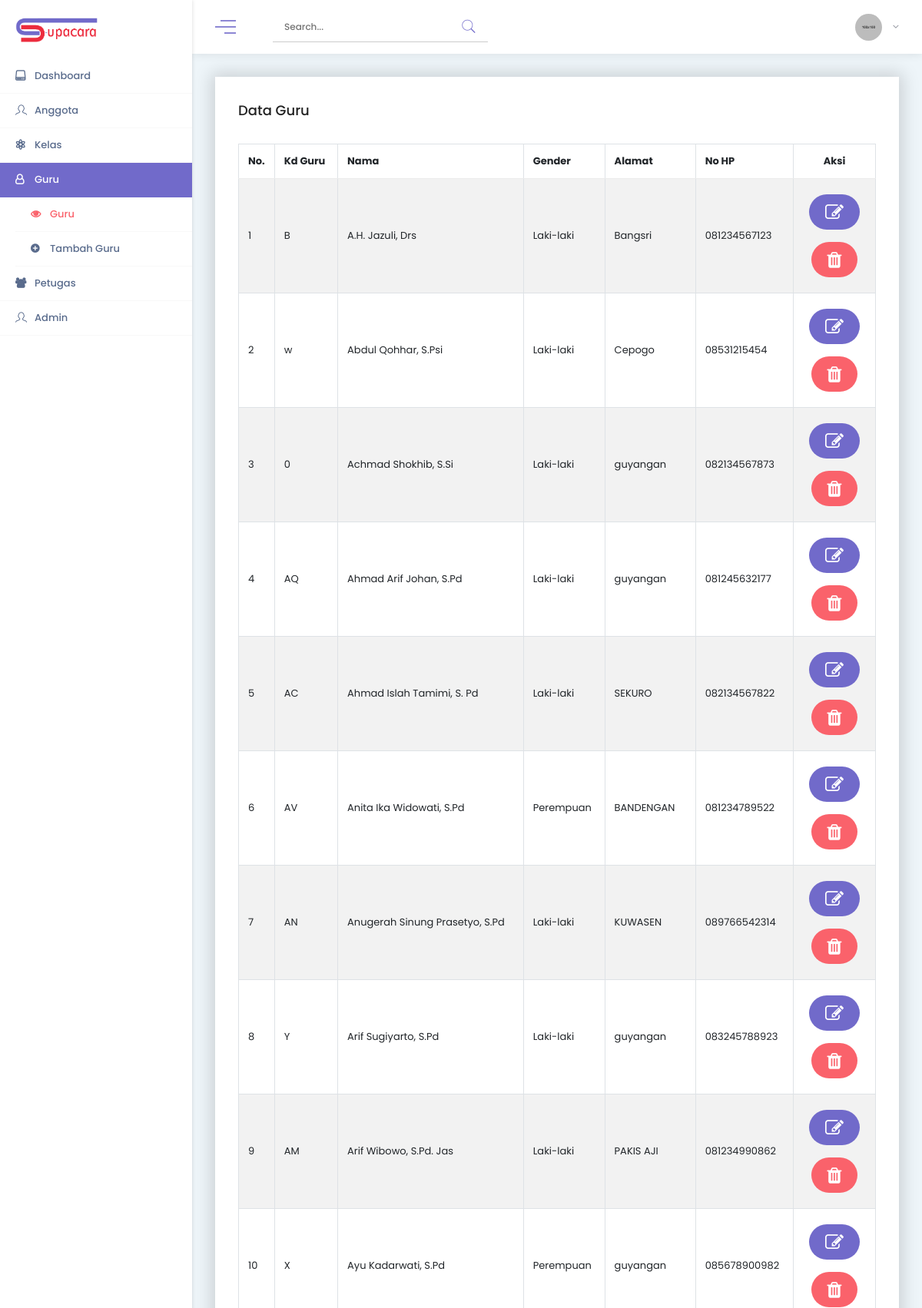
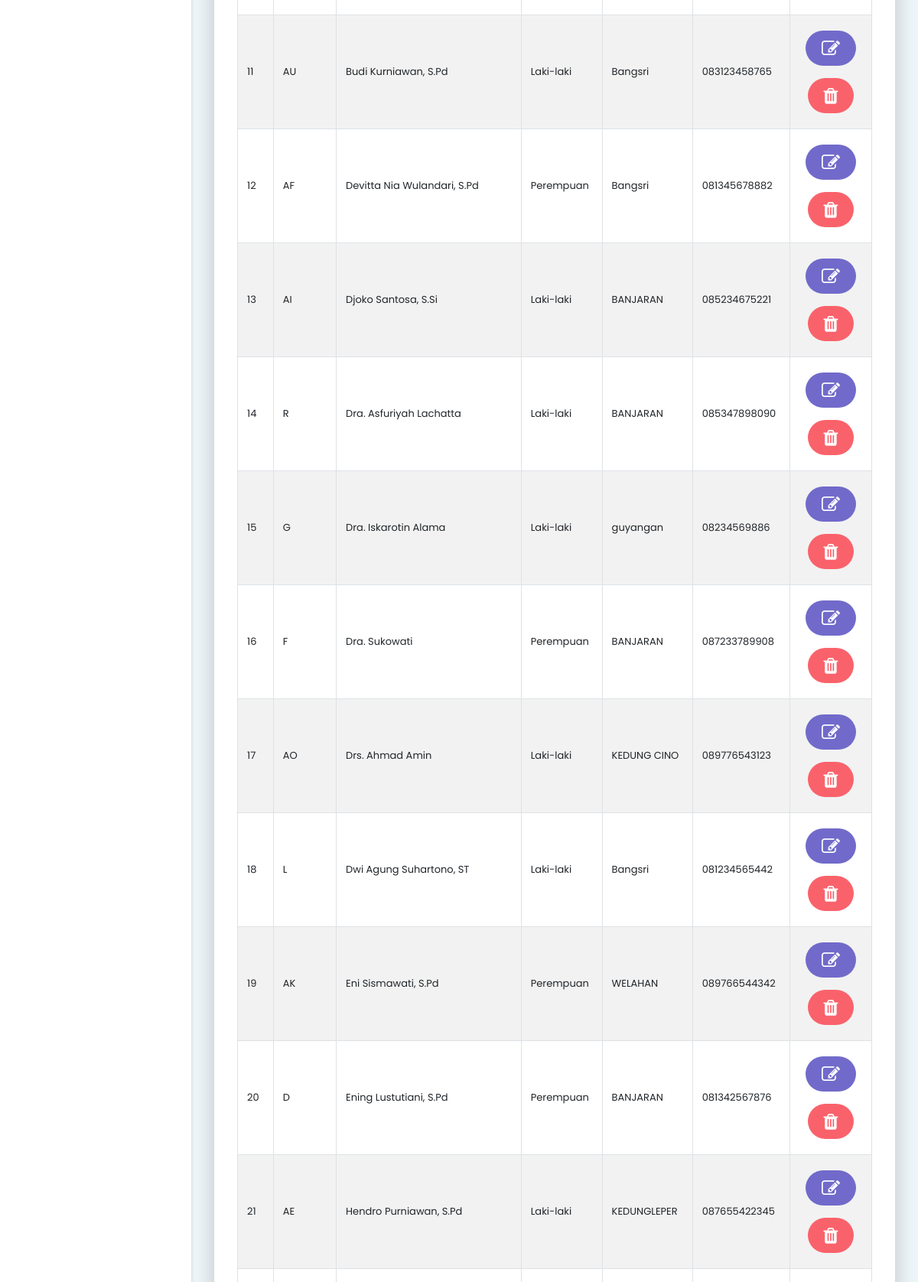
Page /view/guru/guru-view.php (signed in, upper part) on the committed database (2 pictures, top to bottom).
### tables this page shows
CREATE TABLE `tb_guru` (
  `id` int(11) NOT NULL,
  `kd_guru` varchar(255) NOT NULL,
  `nama` varchar(255) NOT NULL,
  `gender` varchar(255) NOT NULL,
  `alamat` varchar(255) NOT NULL,
  `no_hp` varchar(255) NOT NULL
);

### init.php (called while the page is built, shortened)
<?php
	$guru 	= new Guru();

### model/Guru.php (called while the page is built, shortened)
<?php
class Guru extends Connection
{
	public $table = "tb_guru";
	public function conn()
	{
		$db = parent::connect();
		return $db;
	}
	function tampil_all()
	{
		$data = mysqli_query($this->conn() , "select * from " . $this->table);
		while ($dats = mysqli_fetch_array($data)) {
			$hasil[] = $dats;
		}
		if (!isset($hasil)) {
			return false;
		}else{
			return $hasil;
		}
	}
}
?>

### view/guru/guru-view.php (the view, shortened to what this page needs)
<?php
    require_once '../../init.php';
 ?>
<!DOCTYPE html>
<html lang="en">
<head>
    <?php require_once '../partials/css.php'; ?>
</head>
<body>
    <div class="page-wrapper">
        <div class="layout-container-area">
            <div class="side-menu-area">
                <div class="logo-bar">
                    <div class="logo">
                        <span class="big-logo">
                            <img src="../../public/img/core-img/logo3.png" alt="">
                        </span>
                    </div>
                </div>
                <ul class="sidebar-menu" data-widget="tree">
                    <li>
                        <a href="../../dashboard.php"><i class="icon_drive"></i><span>Dashboard</span></a>
                    </li>
                    <li class="treeview">
                        <a href=""><i class="icon-profile-male"></i><span>Anggota</span></a>
                    </li>
                    <li class="treeview">
                        <a href=""><i class="icon_genius"></i><span>Kelas</span></a>
                    </li>
                    <li class="treeview active">
                        <a href=""><i class="fa fa-user-o"></i><span>Guru</span></a>
                        <ul class="treeview-menu">
                            <li class="active"><a href="guru-view.php"><i class="fa fa-eye"></i>Guru</a></li>
                            <li><a href="createGuru-view.php"><i class="fa fa-plus-circle"></i>Tambah Guru</a></li>
                        </ul>
                    </li>
                    <li class="treeview">
                        <a href=""><i class="fa fa-group"></i><span>Petugas</span></a>
                    </li>
                    <li class="treeview">
                        <a href=""><i class="icon-profile-male"></i><span>Admin</span></a>
                    </li>
                </ul>
            </div>
            <div class="layout-container sidemenu-container">
                <div class="page-top-bar-area d-flex align-items-center justify-content-between">
                    <div class="logo-trigger-search-area d-flex align-items-center">
                        <div class="logo-trigger-area d-flex align-items-center">
                            <div class="top-trigger">
                                <span></span>
                                <span></span>
                                <span></span>
                            </div>
                        </div>
                        <div class="top-search-bar ml-5">
                            <form action="#" method="get">
                                <input type="search" name="search" class="top-search" placeholder="Search...">
                                <button type="submit"><i class="pe-7s-search"></i></button>
                            </form>
                        </div>
                    </div>
                    <div class="user-meta-data d-flex align-items-center">
                        <div class="topbar-profile">
                            <div class="user---thumb">
                                <img src="../../public/img/member-img/women.jpg" alt="">
                                <p><i class="fa fa-angle-down"></i></p>
                            </div>
                        </div>
                    </div>
                </div>
                <div class="wrapper wrapper-content">
                    <div class="container-fluid">
                        <div class="row justify-content-center">
                            <div class="col-12">
                                <div class="ibox-home bg-boxshadow">
                                    <div class="ibox-title mb-30">
                                        <h5>Data Guru</h5>
                                    </div>
                                    <div class="ibox-content">
                                        <div class="table-responsive">
                                            <table class="table table-striped table-bordered table-hover dataTables-example">
                                                <thead>
                                                    <tr>
                                                        <th style="text-align: center; width: 5%">No.</th>
                                                        <th>Kd Guru</th>
                                                        <th>Nama</th>
                                                        <th>Gender</th>
                                                        <th>Alamat</th>
                                                        <th>No HP</th>
                                                        <th style="text-align: center; width: 10%">Aksi</th>
                                                    </tr>
                                                </thead>
                                                <tbody>
                                                    <?php if (is_array($guru->tampil_all())): $no = 1;?>
                                                        <?php foreach ($guru->tampil_all() as $data):?>
                                                            <tr class="gradeX">
                                                                <td><?php echo $no++; ?></td>
                                                                <td><?php echo $data['kd_guru']; ?></td>
                                                                <td><?php echo $data['nama']; ?></td>
                                                                <td><?php echo $data['gender']; ?></td>
                                                                <td><?php echo $data['alamat']; ?></td>
                                                                <td><?php echo $data['no_hp']; ?></td>
                                                                <td align="center">
                                                                    <a href="editGuru-view.php?id=<?php echo $data['id']; ?>&aksi1=editG" class="btn m-2 btn-round btn-primary"><i class="fa fa-edit fa-2x"></i></a>
                                                                    <a href="../../model/Validate.php?id=<?php echo $data['id']; ?>&aksi1=hapusG" class="btn m-2 btn-round btn-danger delete"><i class="fa fa-trash fa-2x"></i></a>
                                                                </td>
                                                            </tr>
                                                        <?php endforeach ?>
                                                    <?php endif ?>
                                                </tbody>
                                            </table>
                                        </div>
                                    </div>
                                </div>
                            </div>
                        </div>
                    </div>
                </div>
            </div>
        </div>
    </div>
</body>
</html>

### public/assets/css/et-line.css (style rules this page uses)
.icon-mobile, .icon-laptop, .icon-desktop, .icon-tablet, .icon-phone, .icon-document, .icon-documents, .icon-search, .icon-clipboard, .icon-newspaper, .icon-notebook, .icon-book-open, .icon-browser, .icon-calendar, .icon-presentation, .icon-picture, .icon-pictures, .icon-video, .icon-camera, .icon-printer, .icon-toolbox, .icon-briefcase, .icon-wallet, .icon-gift, .icon-bargraph, .icon-grid, .icon-expand, .icon-focus, .icon-edit, .icon-adjustments, .icon-ribbon, .icon-hourglass, .icon-lock, .icon-megaphone, .icon-shield, .icon-trophy, .icon-flag, .icon-map, .icon-puzzle, .icon-basket, .icon-envelope, .icon-streetsign, .icon-telescope, .icon-gears, .icon-key, .icon-paperclip, .icon-attachment, .icon-pricetags, .icon-lightbulb, .icon-layers, .icon-pencil, .icon-tools, .icon-tools-2, .icon-scissors, .icon-paintbrush, .icon-magnifying-glass, .icon-circle-compass, .icon-linegraph, .icon-mic, .icon-strategy, .icon-beaker, .icon-caution, .icon-recycle, .icon-anchor, .icon-profile-male, .icon-profile-female, .icon-bike, .icon-wine, .icon-hotairballoon, .icon-globe, .icon-genius, .icon-map-pin, .icon-dial, .icon-chat, .icon-heart, .icon-cloud, .icon-upload, .icon-download, .icon-target, .icon-hazardous, .icon-piechart, .icon-speedometer, .icon-global, .icon-compass, .icon-lifesaver, .icon-clock, .icon-aperture, .icon-quote, .icon-scope, .icon-alarmclock, .icon-refresh, .icon-happy, .icon-sad, .icon-facebook, .icon-twitter, .icon-googleplus, .icon-rss, .icon-tumblr, .icon-linkedin, .icon-dribbble { font-family: et-line; speak: none; font-style: normal; font-weight: 400; font-variant: normal; text-transform: none; line-height: 1; -webkit-font-smoothing: antialiased; -moz-osx-font-smoothing: grayscale; display: inline-block }
.icon-profile-male:before { content: "\e040" }

### rows in the picture
tb_guru: kd_guru "B", nama "A.H. Jazuli, Drs", gender "Laki-laki", alamat "Bangsri", no_hp "081234567123"
tb_guru: kd_guru "w", nama "Abdul Qohhar, S.Psi", gender "Laki-laki", alamat "Cepogo", no_hp "08531215454"
tb_guru: kd_guru "0", nama "Achmad Shokhib, S.Si", gender "Laki-laki", alamat "guyangan", no_hp "082134567873"
tb_guru: kd_guru "AQ", nama "Ahmad Arif Johan, S.Pd", gender "Laki-laki", alamat "guyangan", no_hp "081245632177"
tb_guru: kd_guru "AC", nama "Ahmad Islah Tamimi, S. Pd", gender "Laki-laki", alamat "SEKURO", no_hp "082134567822"
tb_guru: kd_guru "AV", nama "Anita Ika Widowati, S.Pd", gender "Perempuan", alamat "BANDENGAN", no_hp "081234789522"
tb_guru: kd_guru "AN", nama "Anugerah Sinung Prasetyo, S.Pd", gender "Laki-laki", alamat "KUWASEN", no_hp "089766542314"
tb_guru: kd_guru "Y", nama "Arif Sugiyarto, S.Pd", gender "Laki-laki", alamat "guyangan", no_hp "083245788923"
tb_guru: kd_guru "AM", nama "Arif Wibowo, S.Pd. Jas", gender "Laki-laki", alamat "PAKIS AJI", no_hp "081234990862"
tb_guru: kd_guru "X", nama "Ayu Kadarwati, S.Pd", gender "Perempuan", alamat "guyangan", no_hp "085678900982"
tb_guru: kd_guru "AU", nama "Budi Kurniawan, S.Pd", gender "Laki-laki", alamat "Bangsri", no_hp "083123458765"
tb_guru: kd_guru "AF", nama "Devitta Nia Wulandari, S.Pd", gender "Perempuan", alamat "Bangsri", no_hp "081345678882"
tb_guru: kd_guru "AI", nama "Djoko Santosa, S.Si", gender "Laki-laki", alamat "BANJARAN", no_hp "085234675221"
tb_guru: kd_guru "R", nama "Dra. Asfuriyah Lachatta", gender "Laki-laki", alamat "BANJARAN", no_hp "085347898090"
tb_guru: kd_guru "G", nama "Dra. Iskarotin Alama", gender "Laki-laki", alamat "guyangan", no_hp "08234569886"
tb_guru: kd_guru "F", nama "Dra. Sukowati", gender "Perempuan", alamat "BANJARAN", no_hp "087233789908"
tb_guru: kd_guru "AO", nama "Drs. Ahmad Amin", gender "Laki-laki", alamat "KEDUNG CINO", no_hp "089776543123"
tb_guru: kd_guru "L", nama "Dwi Agung Suhartono, ST", gender "Laki-laki", alamat "Bangsri", no_hp "081234565442"
tb_guru: kd_guru "AK", nama "Eni Sismawati, S.Pd", gender "Perempuan", alamat "WELAHAN", no_hp "089766544342"
tb_guru: kd_guru "D", nama "Ening Lustutiani, S.Pd", gender "Perempuan", alamat "BANJARAN", no_hp "081342567876"
tb_guru: kd_guru "AE", nama "Hendro Purniawan, S.Pd", gender "Laki-laki", alamat "KEDUNGLEPER", no_hp "087655422345"
